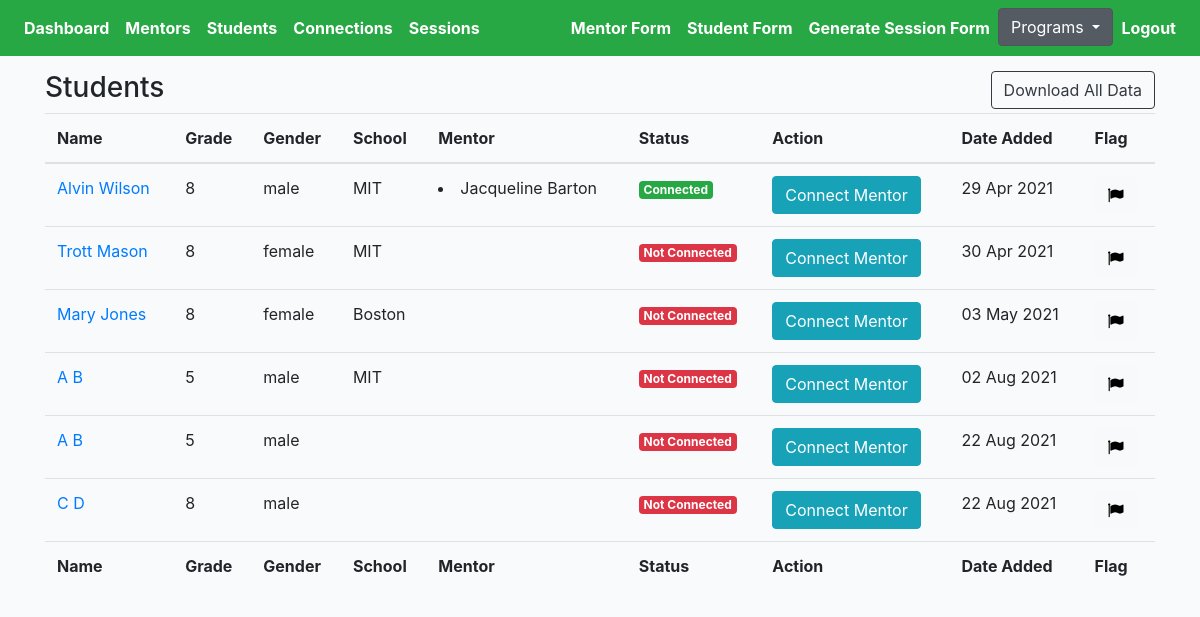
Page /choice/students/ (signed in) on the earlier database version.
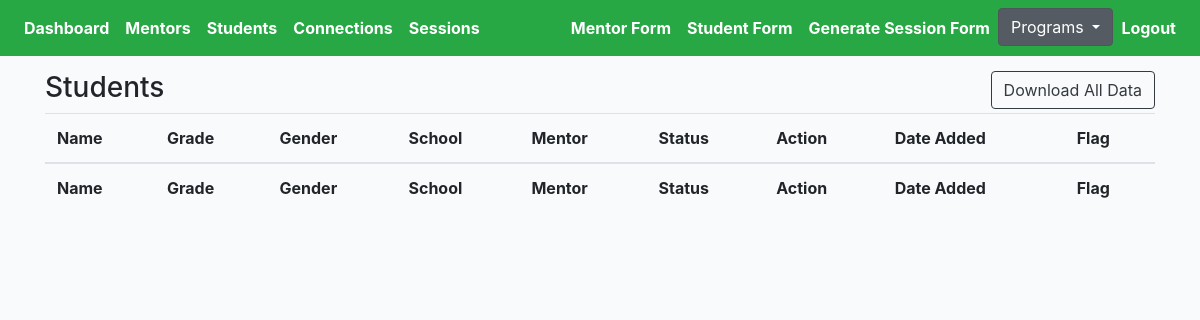
Same page on the later database version.
### cprofiles/models.py (models this page shows, shortened)
class Student(models.Model):
    avatar = models.ImageField(default='avatar.png', upload_to='avatars/')
    first_name = models.CharField(max_length=200, blank=True)
    last_name = models.CharField(max_length=200, blank=True)
    email = models.EmailField(max_length=200, blank=True)
    gender = models.CharField(max_length=200, choices=GENDER_CHOICES)
    grade = models.CharField(max_length=200, choices=GRADE_CHOICES)
    school = models.CharField(max_length=200, blank=True)
    language_preference = models.CharField(null=True, blank=True, max_length=200, choices=STUDENT_PREFER_LANGUAGE_CHOICES)
    parent1_first_name = models.CharField(max_length=200, blank=True)
    parent1_last_name = models.CharField(max_length=200, blank=True)
    parent1_phone = models.CharField(max_length=200, blank=True)
    parent1_email = models.EmailField(max_length=200, blank=True)
    academic_advisor = models.CharField(max_length=200, blank=True)
    academic_advisor_email = models.EmailField(max_length=200, blank=True)
    activity = models.TextField(null=True, blank=True, max_length=1000)
    ind_scl = models.TextField(null=True, blank=True, max_length=1000)
    dont_know = models.TextField(null=True, blank=True, max_length=1000)
    proud = models.TextField(null=True, blank=True, max_length=1000)
    learn = models.TextField(null=True, blank=True, max_length=1000)
    happy = models.TextField(null=True, blank=True, max_length=1000)
    hobby = models.TextField(null=True, blank=True, max_length=1000)
    int_ind_school = models.TextField(null=True, blank=True, max_length=1000)
    look_ind_school = models.TextField(null=True, blank=True, max_length=1000)
    strength = models.TextField(null=True, blank=True, max_length=1000)
    obstacle = models.TextField(null=True, blank=True, max_length=1000)
    child_strength = models.ManyToManyField(Childstrength, blank=True, related_name='child_strength')
    social_strength = models.ManyToManyField(Socialstrength, blank=True, related_name='social_strength')
    interview_language = models.CharField(null=True, blank=True, max_length=200, choices=LANGUAGE_CHOICES)
    question = models.TextField(null=True, blank=True, max_length=1000)
    updated = models.DateTimeField(auto_now=True)
    created = models.DateTimeField(auto_now_add=True)
    slug = models.SlugField(unique=True, blank=True)
    flag = models.BooleanField(default=False)
    note = models.TextField(null=True, blank=True, max_length=1000)
    question1 = models.CharField(null=True, blank=True, max_length=200, choices=QUESTION_CHOICES)
    answer1 = models.TextField(null=True, blank=True, max_length=1000)
    question2 = models.CharField(null=True, blank=True, max_length=200, choices=QUESTION_CHOICES)
    answer2 = models.TextField(null=True, blank=True, max_length=1000)
    def get_absolute_url(self):
        return reverse("cprofiles:student-profiles-detail", kwargs={"slug": self.slug})
    def get_friends(self):
        return self.mentors.all()
    __initial_first_name = None
    __initial_last_name = None
    def __init__(self, *args, **kwargs):
        super().__init__(*args, **kwargs)
        self.__initial_first_name = self.first_name
        self.__initial_last_name = self.last_name

class Mentor(models.Model):
    avatar = models.ImageField(default='avatar.png', upload_to='avatars/')
    first_name = models.CharField(max_length=200, blank=True)
    last_name = models.CharField(max_length=200, blank=True)
    email = models.EmailField(max_length=200, blank=True)
    phone = models.CharField(max_length=200, blank=True)
    address = models.CharField(max_length=200, blank=True)
    prefer_grade = models.CharField(max_length=200, choices=MENTOR_GRADE_CHOICES)
    prefer_gender = models.CharField(max_length=200, choices=GENDER_CHOICES)
    prefer_location = models.ManyToManyField(Preferlocation, blank=True, related_name='prefer_location')
    mentor_last_year = models.CharField(null=True, blank=True, max_length=200, choices=YES_NO)
    language = models.ManyToManyField(Mentorlanguage, blank=True, related_name='mentor_language')
    experience = models.CharField(null=True, blank=True, max_length=200, choices=YES_NO)
    familiar = models.TextField(null=True, blank=True, max_length=1000)
    share = models.TextField(null=True, blank=True, max_length=1000)
    hobby = models.TextField(null=True, blank=True, max_length=1000)
    question = models.TextField(null=True, blank=True, max_length=1000)
    friends = models.ManyToManyField(Student, blank=True, related_name='mentors')
    updated = models.DateTimeField(auto_now=True)
    created = models.DateTimeField(auto_now_add=True)
    slug = models.SlugField(unique=True, blank=True)
    flag = models.BooleanField(default=False)
    ethnic = models.CharField(null=True, blank=True, max_length=200, choices=ETHNIC_CHOICES)
    __initial_first_name = None
    __initial_last_name = None
    def __init__(self, *args, **kwargs):
        super().__init__(*args, **kwargs)
        self.__initial_first_name = self.first_name
        self.__initial_last_name = self.last_name

### cprofiles/views.py (the view)
# urls.py: path('students/', StudentProfileListView.as_view(), name='student-profiles-list'),
@method_decorator(login_required, name='dispatch')
@method_decorator(allowed_users(allowed_roles=['choice', 'admin']), name='dispatch')
class StudentProfileListView(ListView):
    model = Student
    template_name = 'choice/choice-student-profile-list.html'
    def get_queryset(self):
        qs = Student.objects.all()
        return qs

### templates/choice/choice-student-profile-list.html (shortened to what this page needs)
{% extends 'cbase.html' %}
{% load static %}
{% block stylesheet %}{% static '/css/my_invites.css' %}{% endblock %}
{% block content %}
<div class="row">
    <div class="col-auto mr-auto">
        <h3>Students</h3>
    </div>
    <div class="col-auto">
        <div class="btn-group" role="group" aria-label="Basic example">
            <form action="{% url 'cprofiles:export-choice-student-list' %}" method="POST">
                <button type="submit" class="btn btn-outline-dark">Download All Data</button>
            </form>
        </div>
    </div>
</div>
<div class="table-responsive-lg">
    <table id="myTable" class="table">
        <thead>
            <tr>
                <th scope="col">Name</th>
                <th scope="col">Grade</th>
                <th scope="col">Gender</th>
                <th scope="col">School</th>
                <th scope="col">Mentor</th>
                <th scope="col">Status</th>
                <th scope="col">Action</th>
                <th scope="col">Date Added</th>
                <th scope="col">Flag</th>
            </tr>
        </thead>
        <tfoot>
            <tr>
                <th>Name</th>
                <th>Grade</th>
                <th>Gender</th>
                <th>School</th>
                <th>Mentor</th>
                <th>Status</th>
                <th>Action</th>
                <th>Date Added</th>
                <th>Flag</th>
            </tr>
        </tfoot>
        <tbody>
            {% for obj in object_list %}
            <tr>
                <td><a href="{{obj.get_absolute_url}}">{{obj.first_name}} {{obj.last_name}}</a></td>
                <td>{{obj.grade}}</td>
                <td>{{obj.gender}}</td>
                <td>{{obj.school}}</td>
                <td>{% for friend in obj.get_friends %}<li>{{friend.first_name}} {{friend.last_name}} </li>{% endfor %}</td>
                <td>
                    {% for friend in obj.get_friends %}
                    <div><span class="badge badge-success">Connected</span></div>
                    {% empty %}
                    <div><span class="badge badge-danger">Not Connected</div>
                    {% endfor %}
                </td>
                <td><a href="{% url 'cprofiles:student-connect-detail' obj.slug %}"><button type="submit"
                            class="btn btn-info">Connect Mentor</button></a></td>
                <td>{{ obj.created |date:"d M Y"  }}</td>
                <td>
                    <form action="{% url 'cprofiles:flag-student' %}" method="POST" class='like-form' id='{{obj.id}}'>
                        <button type="submit" class="like_btn btn btn-light like-btn{{obj.id}}">
                            {% if obj.flag == False %}
                            <i class="fa fa-flag thumb{{obj.id}}" style="color:black"></i>
                            {% else %}
                            <i class="fa fa-flag thumb{{obj.id}}" style="color:red"></i>
                            <p class="flag">true</p>
                            {% endif %}
                        </button>
                    </form>
                </td>
            </tr>
            {% endfor %}
        </tbody>
    </table>
</div>
{% endblock content %}

### templates/cbase.html (shortened to what this page needs)
{% load static %}
<!DOCTYPE html>
<html lang="en">
<head>
    <link href="https://netdna.bootstrapcdn.com/bootstrap/4.4.1/css/bootstrap.min.css" rel="stylesheet">
    <link href="https://maxcdn.bootstrapcdn.com/font-awesome/4.3.0/css/font-awesome.min.css" rel="stylesheet">
    <link rel="stylesheet" href="https://cdnjs.cloudflare.com/ajax/libs/Chart.js/2.8.0/Chart.min.css"
 />
    <link rel="stylesheet" type="text/css" href="https://cdn.datatables.net/1.10.22/css/jquery.dataTables.min.css">
    <link rel="stylesheet" href="{% static '/css/base.css' %}">
    <link rel="stylesheet" href="{% block stylesheet %}{% endblock %}">
    <link href="https://nightly.datatables.net/css/jquery.dataTables.css" rel="stylesheet" type="text/css" />
    <link rel="stylesheet" type="text/css"
        href="https://cdnjs.cloudflare.com/ajax/libs/select2/4.0.3/css/select2.min.css">
    <link href="//cdn.datatables.net/buttons/1.6.2/css/buttons.dataTables.min.css" rel="stylesheet" />
</head>
<body>
    <header class="pb-3">
        {% include 'cnavbar.html' %}
    </header>
    <div class="container">
        {% block content %}
        {% endblock content %}
    </div>
</body>
</html>

### templates/cnavbar.html (shortened to what this page needs)
<nav class="navbar navbar-expand-lg navbar-dark bg-success fixed-top">
    <div class="collapse navbar-collapse" id="navbarSupportedContent">
        <ul class="navbar-nav mr-auto">
            <li class="nav-item active">
                <a class="nav-link" style="font-weight: bold" href="{% url 'cprofiles:dashboard' %}">Dashboard</a>
            </li>
            <li class="nav-item active">
                <a class="nav-link" style="font-weight: bold"
                    href="{% url 'cprofiles:mentor-profiles-list' %}">Mentors</a>
            </li>
            <li class="nav-item active">
                <a class="nav-link" style="font-weight: bold"
                    href="{% url 'cprofiles:student-profiles-list' %}">Students</a>
            </li>
            <li class="nav-item active">
                <a class="nav-link" style="font-weight: bold"
                    href="{% url 'cprofiles:connection-list' %}">Connections</a>
            </li>
            <li class="nav-item active">
                <a class="nav-link" style="font-weight: bold" href="{% url 'cprofiles:session-list' %}">Sessions</a>
            </li>
        </ul>
        <ul class="navbar-nav ml-auto">
            <li class="nav-item active">
                <a class="nav-link" style="font-weight: bold" href="{% url 'cprofiles:mentor-profile-form' %}"
                    target="_blank">Mentor Form</a>
            </li>
            <li class="nav-item active">
                <a class="nav-link" style="font-weight: bold" href="{% url 'cprofiles:student-profile-form' %}"
                    target="_blank">Student Form</a>
            </li>
            {% ifequal user.groups.all.0.name "admin" %}
            <li class="nav-item active">
                <a class="nav-link" style="font-weight: bold"
                    href="{% url 'cprofiles:generate-session-form' %}">Generate
                    Session Form</a>
            </li>
            <div class="dropdown show">
                <a class="btn btn-secondary dropdown-toggle" href="#" role="button" id="dropdownMenuLink"
                    data-toggle="dropdown" aria-haspopup="true" aria-expanded="false">
                    Programs
                </a>
            </div>
            {% endifequal %}
            <li class="nav-item active">
                <a class="nav-link" style="font-weight: bold" href="{% url 'logout' %}">Logout</a>
            </li>
        </ul>
    </div>
</nav>

### core/static/css/base.css (style rules this page uses)
.container { width: 100%; padding-right: 15px; padding-left: 15px; margin-right: auto; margin-left: auto; margin-top: 55px; }
body { background:#FAFAFA; }

### core/static/css/my_invites.css (style rules this page uses)
body { margin-top:20px; background:#FAFAFA; }
body { background-color: #f9fafb; margin-top:0px; }

Differences in the rows shown:
removed Student: first_name "Alvin", last_name "Wilson", grade "8", gender "male", school "MIT", created "29 Apr 2021"
removed Mentor: first_name "Jacqueline", last_name "Barton"
removed Student: first_name "Trott", last_name "Mason", grade "8", gender "female", school "MIT", created "30 Apr 2021"
removed Student: first_name "Mary", last_name "Jones", grade "8", gender "female", school "Boston", created "03 May 2021"
removed Student: first_name "A", last_name "B", grade "5", gender "male", school "MIT", created "02 Aug 2021"
removed Student: first_name "A", last_name "B", grade "5", gender "male", created "22 Aug 2021"
removed Student: first_name "C", last_name "D", grade "8", gender "male", created "22 Aug 2021"
